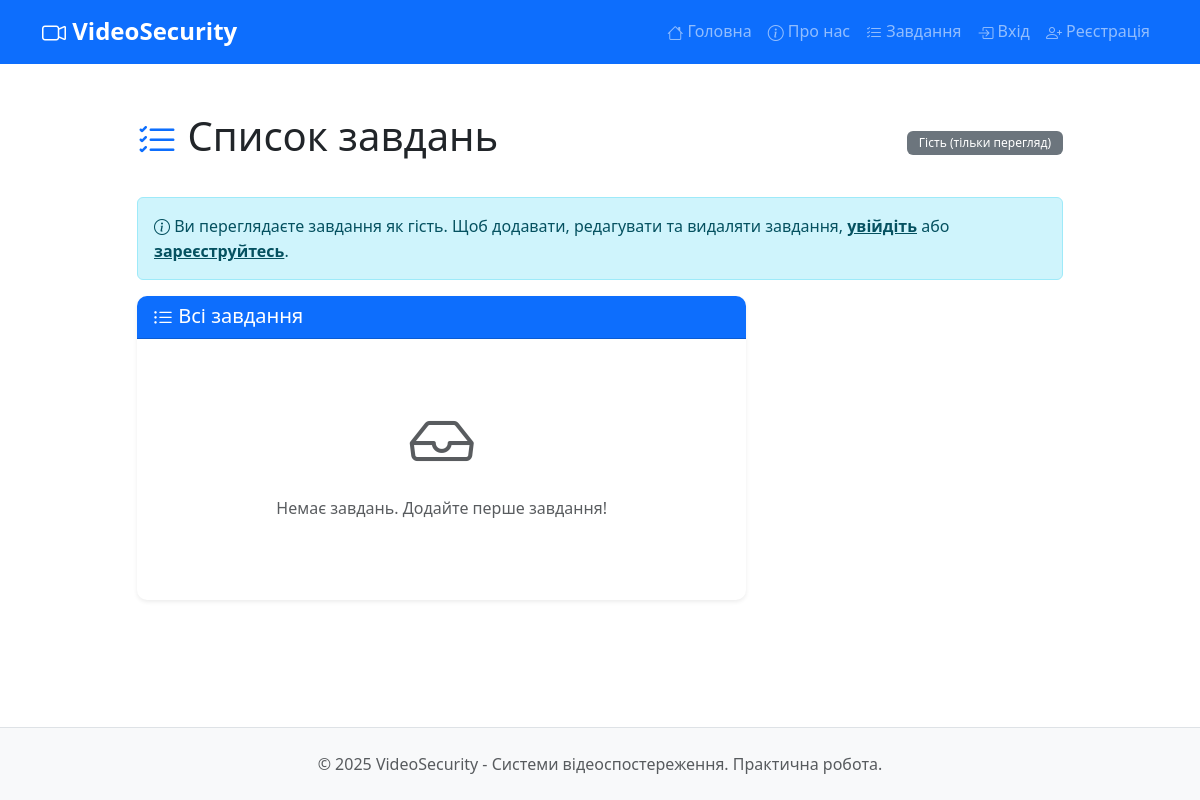
/tasks, run on an earlier commit of the app's database.
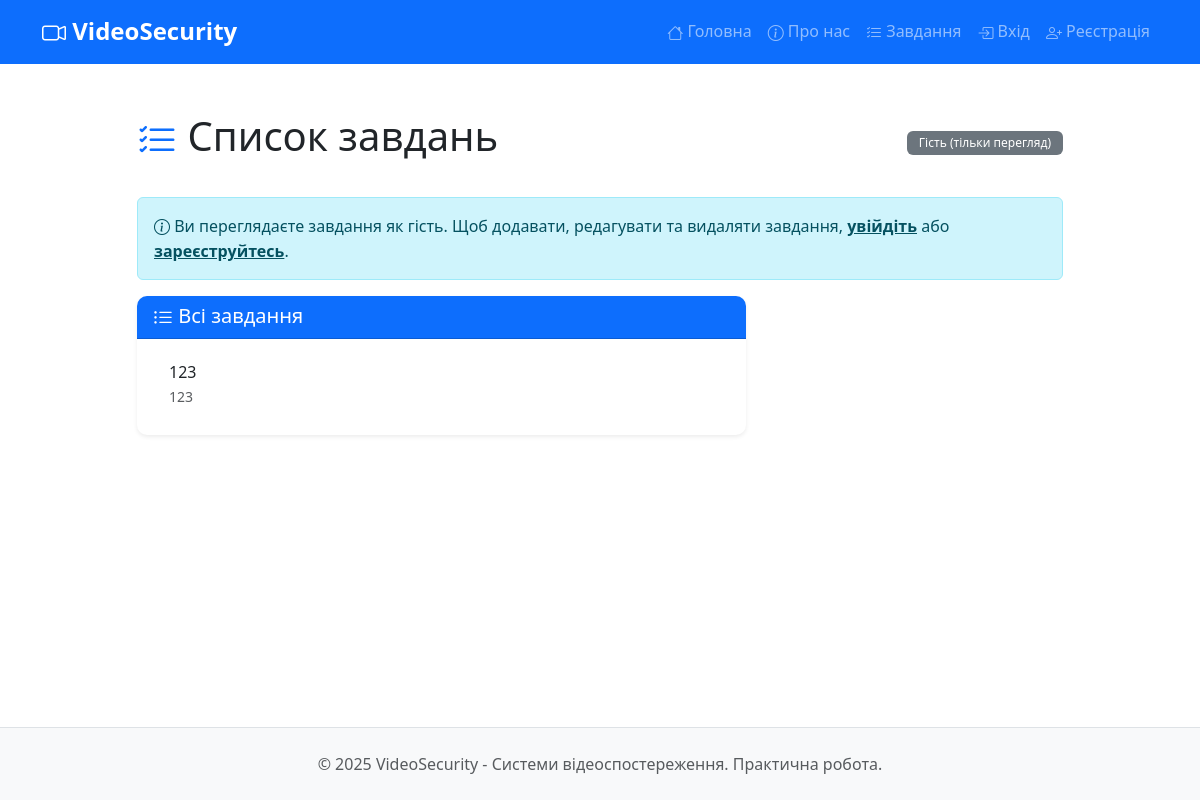
And on a later commit of the database.
### app/database/models.py (models this page shows)
class Task(Base):
    __tablename__ = "tasks"
    id = Column(Integer, primary_key=True, index=True)
    title = Column(String(255), nullable=False)
    description = Column(Text, nullable=True)
    owner_tg = Column(Integer, nullable=True)  # telegram id of owner; nullable for public

### webapp.py (the view)
@app.route("/tasks")
def tasks():
    user = session.get("user")
    logger.info(f"Перегляд списку завдань. Користувач: {user}")
    tasks_list = asyncio.run(dbreq.get_tasks())
    return render_template("tasks.html", tasks=tasks_list, user=user)

### app/database/requests.py (called while the page is built)
async def get_tasks(owner_tg: int | None = None):
    async with async_session() as session:
        if owner_tg is None:
            res = await session.execute(select(Task))
        else:
            res = await session.execute(select(Task).where(Task.owner_tg == owner_tg))
        return res.scalars().all()

### templates/tasks.html (shortened to what this page needs)
{% extends 'base.html' %}
{% block content %}
<div class="row">
    <div class="col-lg-10 mx-auto">
        <div class="d-flex justify-content-between align-items-center mb-4">
            <h1 class="display-6">
                <i class="bi bi-list-check text-primary"></i> Список завдань
            </h1>
            {% if user %}
            <span class="badge bg-primary">Користувач: {{ user }}</span>
            {% else %}
            <span class="badge bg-secondary">Гість (тільки перегляд)</span>
            {% endif %}
        </div>
        {% if not user %}
        <div class="alert alert-info" role="alert">
            <i class="bi bi-info-circle"></i>
            Ви переглядаєте завдання як гість. Щоб додавати, редагувати та видаляти завдання,
            <a href="/login" class="alert-link">увійдіть</a> або
            <a href="/register" class="alert-link">зареєструйтесь</a>.
        </div>
        {% endif %}
        <div class="row">
            <div class="col-md-8">
                <div class="card shadow-sm mb-4">
                    <div class="card-header bg-primary text-white">
                        <h5 class="mb-0"><i class="bi bi-list-ul"></i> Всі завдання</h5>
                    </div>
                    <div class="card-body">
                        {% if tasks %}
                        <ul class="list-group list-group-flush">
                            {% for task in tasks %}
                            <li class="list-group-item">
                                <div class="d-flex justify-content-between align-items-start">
                                    <div class="flex-grow-1">
                                        <h6 class="mb-1">{{ task.title }}</h6>
                                        {% if task.description %}
                                        <p class="mb-1 text-muted small">{{ task.description }}</p>
                                        {% endif %}
                                    </div>
                                </div>
                            </li>
                            {% endfor %}
                        </ul>
                        {% else %}
                        <div class="text-center text-muted py-5">
                            <i class="bi bi-inbox display-1"></i>
                            <p class="mt-3">Немає завдань. Додайте перше завдання!</p>
                        </div>
                        {% endif %}
                    </div>
                </div>
            </div>
            <div class="col-md-4">
            </div>
        </div>
    </div>
</div>
{% endblock %}

### templates/base.html (shortened to what this page needs)
<!DOCTYPE html>
<html lang="uk">
<head>
    <link href="https://cdn.jsdelivr.net/npm/bootstrap@5.3.0/dist/css/bootstrap.min.css" rel="stylesheet">
    <link rel="stylesheet" href="https://cdn.jsdelivr.net/npm/bootstrap-icons@1.11.1/font/bootstrap-icons.css">
    <link rel="stylesheet" href="{{ url_for('static', filename='css/style.css') }}">
</head>
<body>
    <nav class="navbar navbar-expand-lg navbar-dark bg-primary">
        <div class="container">
            <a class="navbar-brand" href="/">
                <i class="bi bi-camera-video"></i> VideoSecurity
            </a>
            <div class="collapse navbar-collapse" id="navbarNav">
                <ul class="navbar-nav ms-auto">
                    <li class="nav-item">
                        <a class="nav-link" href="/"><i class="bi bi-house"></i> Головна</a>
                    </li>
                    <li class="nav-item">
                        <a class="nav-link" href="/about"><i class="bi bi-info-circle"></i> Про нас</a>
                    </li>
                    <li class="nav-item">
                        <a class="nav-link" href="/tasks"><i class="bi bi-list-check"></i> Завдання</a>
                    </li>
                    {% if session.get('user') %}
                    <li class="nav-item">
                        <a class="nav-link" href="/logout"><i class="bi bi-box-arrow-right"></i> Вийти ({{ session['user'] }})</a>
                    </li>
                    {% else %}
                    <li class="nav-item">
                        <a class="nav-link" href="/login"><i class="bi bi-box-arrow-in-right"></i> Вхід</a>
                    </li>
                    <li class="nav-item">
                        <a class="nav-link" href="/register"><i class="bi bi-person-plus"></i> Реєстрація</a>
                    </li>
                    {% endif %}
                </ul>
            </div>
        </div>
    </nav>
    <main class="container my-5">
        {% block content %}{% endblock %}
    </main>
    <footer class="bg-light text-center py-4 mt-5">
        <div class="container">
            <p class="text-muted mb-0">© 2025 VideoSecurity - Системи відеоспостереження. Практична робота.</p>
        </div>
    </footer>
</body>
</html>

### static/css/style.css (style rules this page uses)
body { min-height: 100vh; display: flex; flex-direction: column; }
main { flex: 1; }
.navbar-brand { font-weight: bold; font-size: 1.5rem; }
.card { border: none; border-radius: 10px; }
.card-header { border-radius: 10px 10px 0 0 !important; }
.list-group-item { border-left: none; border-right: none; }
.list-group-item:first-child { border-top: none; }
.list-group-item:last-child { border-bottom: none; }
footer { margin-top: auto; border-top: 1px solid #dee2e6; }
.card, .alert { animation: fadeIn 0.5s ease; }
.badge { padding: 0.5em 1em; font-weight: 500; }
.text-primary { color: #0d6efd !important; }
.bi { vertical-align: middle; }

What changed in the data, as far as the page shows it:
added Task: title "123", description "123"
Also different on the page:
text no longer shown: "Немає завдань. Додайте перше завдання!"
